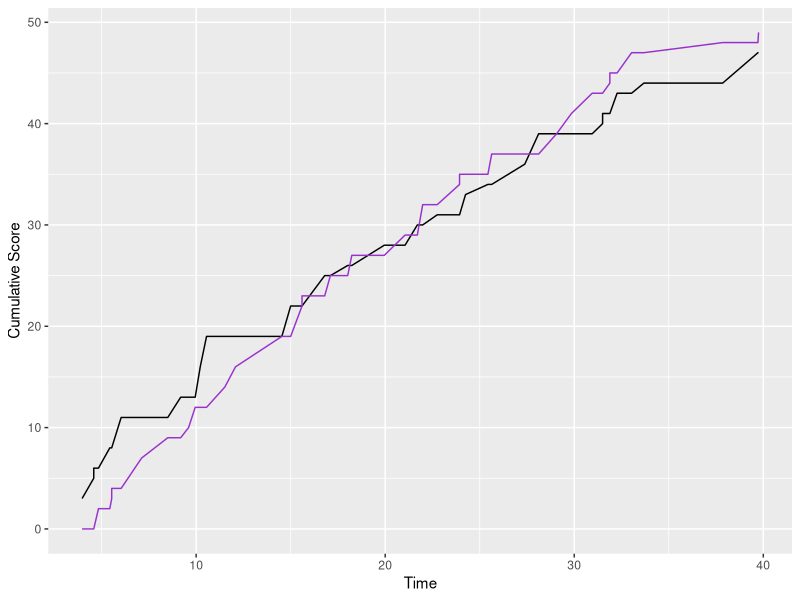

Write the R code that produced this figure.
#Start in working directory that includes the file "UWvMSU_1-22-13.txt"
#1)Generate graph of cumulative score over time for game data compared in the file
##Tip: Generate data frame with cumulative score for each team whenever either team scores
#read in data from score file
ogscores<-read.csv(file="UWvMSU_1-22-13.txt", header=TRUE,sep="\t",stringsAsFactors=FALSE)
#Separate data by team from original textfile
UWscores<-data.frame(time=ogscores$time,score=ogscores$score,cumscore=0)
for(i in 1:nrow(UWscores)){
  UWscores$score[i]<-if(ogscores$team[i]=="UW"){
    print(ogscores$score[i])
  }else{
    print(0)
  }
} 

MSUscores<-data.frame(time=ogscores$time,score=ogscores$score,cumscore=0)
for(i in 1:nrow(MSUscores)){
  MSUscores$score[i]<-if(ogscores$team[i]=="MSU"){
    print(ogscores$score[i])
  }else{
    print(0)
  }
} 
#Fill cumulative column with cumulative score over time for each team
for(i in 1:nrow(UWscores)){
  UWscores$cumscore[i]=sum(UWscores$score[1:i])
}

for(i in 1:nrow(MSUscores)){
  MSUscores$cumscore[i]=sum(MSUscores$score[1:i])
}

#Load in ggplot package to be able to creat plot
library(ggplot2)

#create lineplot with time on x axis and cumulative score on y axis
ggplot(data=UWscores,
       aes(time,cumscore)) + 
  geom_line()+ 
  xlab("Time") + 
  ylab("Cumulative Score") +
  geom_line(data=MSUscores,colour='darkorchid')

#2)Write game called "guess my number" where computer generates number between 1 and 100 randomly, user types a number, and computer tells if it is higher or lower or correct and player can guess up to 10 times 
#Create a vector containing numbers 1 through 100
numbers<-c(1:100)
#Computer generates a random number from the vector created above and saves as random
random<-sample(numbers,1)
#Prompts user to enter a number and then user enters a number
guess<-readline(prompt = "I'm thinking of a number 1-100...")
#Computer determines whether number is higher or lower and use if else statement to generate a response
if(guess<=random){
  if(guess<random){
    print("Higher")
  }else{
    print("Correct!")
  }
}else{
  print("Lower")
}